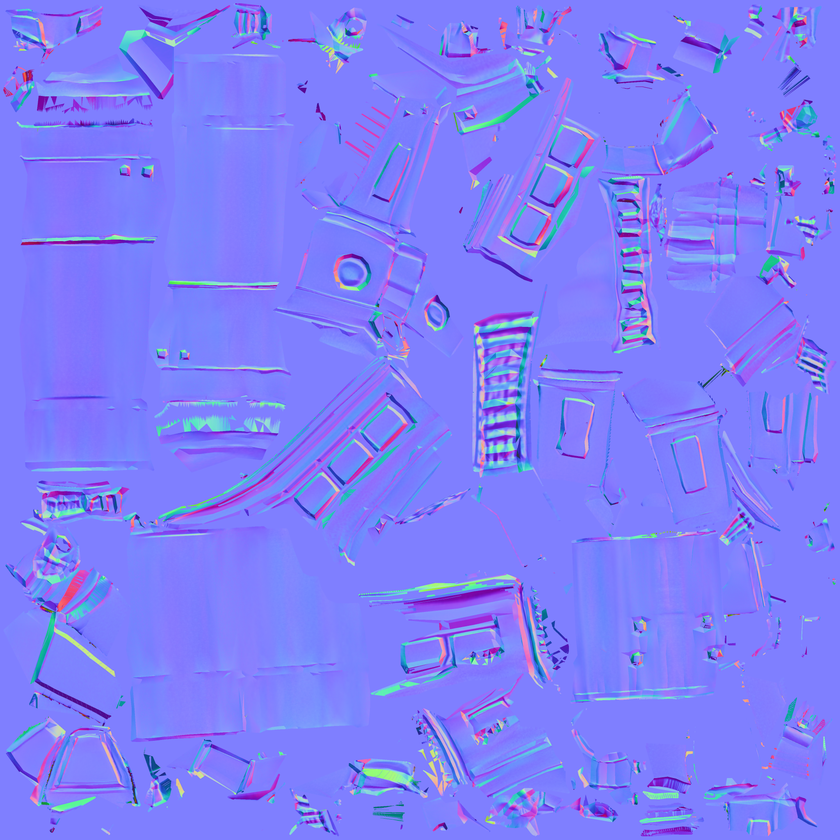
#> input picture tools/tex_WeaponBFG_0_img0.png, 840 x 840 px, shrunk from 2048 x 2048 before the run
$ python png_diff.py tex_WeaponBFG_0_img0.png tex_WeaponBFG_2_img2.png
#> lines starting #> are read from the running program, lines starting #| are printed output that depends on the picture; long printed decimals are rounded
#!/usr/bin/env python3
"""Pixel diff between two PNGs: max/mean absolute channel difference + count.

Used to tell a BIT-EXACTNESS failure apart from an ULP-level shader-recompilation
difference: a structural regression shows large, clustered deltas, while FP
contraction shifting under a recompile shows scattered +-1/255.
"""
import sys
import numpy as np
from PIL import Image


def main(argv):
    if len(argv) < 3:
        print(__doc__)
        return 2
    a = np.asarray(Image.open(argv[1]).convert("RGB")).astype(np.int32)
    b = np.asarray(Image.open(argv[2]).convert("RGB")).astype(np.int32)
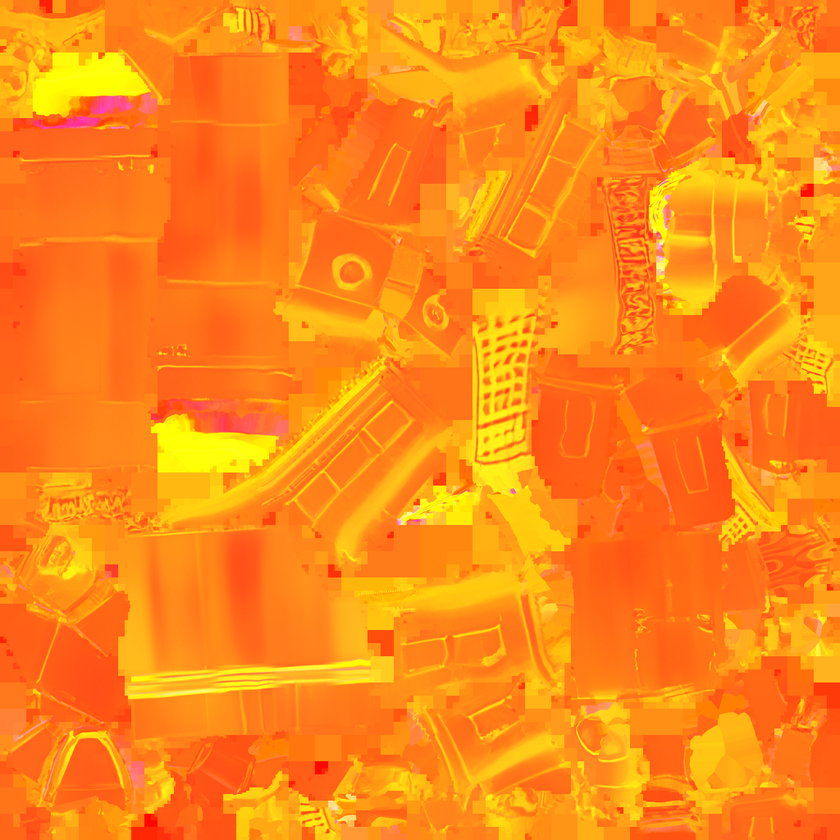
#> input picture tools/tex_WeaponBFG_2_img2.png, 840 x 840 px, shrunk from 2048 x 2048 before the run
    if a.shape != b.shape:
        print(f"SIZE MISMATCH {a.shape} vs {b.shape}")
        return 1
    d = np.abs(a - b)
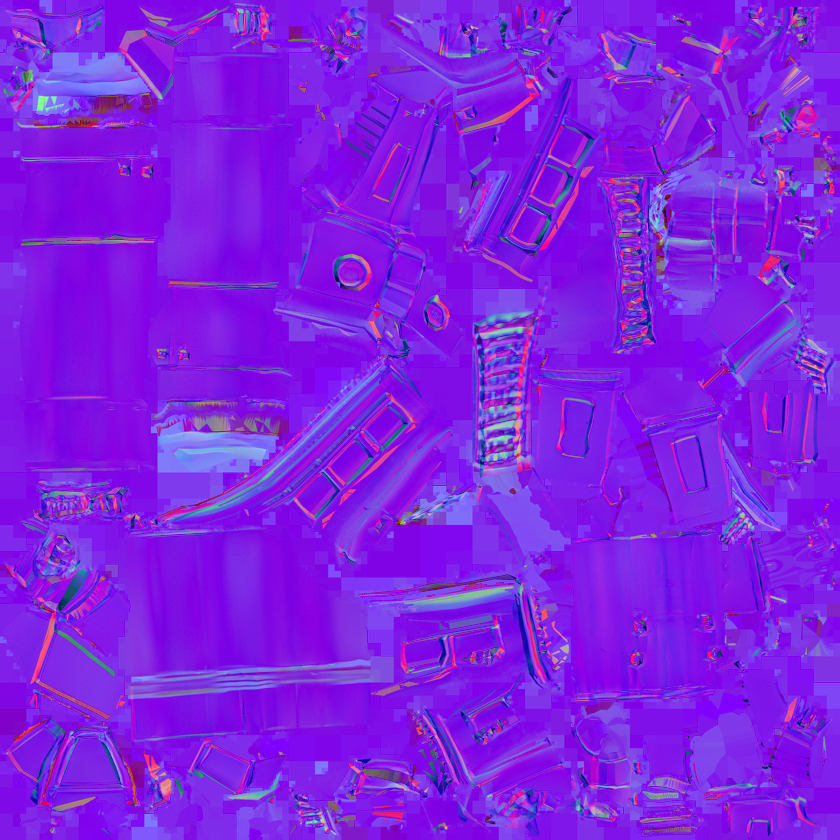
#> d: shape (840, 840, 3) int32; mean R, G, B 128.2, 33.2, 224.4
    nz = int((d > 0).sum())
#> nz = 2108898
    tot = int(d.size)
#> tot = 2116800
    print(f"max={d.max():3d}  mean={d.mean():.6f}  "
          f"nonzero={nz}/{tot} ({100.0*nz/tot:.3f}%)  "
          f">1LSB={int((d > 1).sum())}  >4LSB={int((d > 4).sum())}")
#| max=255  mean=128.567  nonzero=2108898/2116800 (99.627%)  >1LSB=2092348  >4LSB=2041648
    if d.max() > 0:
        ys, xs = np.where(d.max(axis=2) == d.max())
#> ys = 1547 values from 8 to 831; xs = 1547 values, max 835 at index 169, min 36 at index 689, mean 537.2
        print(f"  worst pixel at x={xs[0]} y={ys[0]}")
#|   worst pixel at x=262 y=8
    return 0


if __name__ == "__main__":
    sys.exit(main(sys.argv))
#> (the program exits here)
